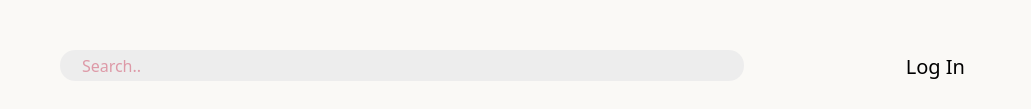
    <widget class="QWidget" name="searchcontainer" native="true">
     <property name="geometry">
      <rect>
       <x>250</x>
       <y>0</y>
       <width>1031</width>
       <height>109</height>
      </rect>
     </property>
     <property name="styleSheet">
      <string notr="true">background-color: #FAF9F6;</string>
     </property>
     <widget class="QLineEdit" name="searchbox">
      <property name="geometry">
       <rect>
        <x>60</x>
        <y>50</y>
        <width>684</width>
        <height>31</height>
       </rect>
      </property>
      <property name="styleSheet">
       <string notr="true">				border-radius: 15px;
                background-color: #EDEDED;
                color: #CD4662;
                font-family: Suwannaphum;
                font-size: 16px;
                font-style: normal;
                font-weight: 400;
                line-height: normal;
				padding-left: 20px;
</string>
      </property>
      <property name="placeholderText">
       <string>Search..</string>
      </property>
     </widget>
     <widget class="QPushButton" name="loginsignoutbutton">
      <property name="geometry">
       <rect>
        <x>900</x>
        <y>50</y>
        <width>71</width>
        <height>31</height>
       </rect>
      </property>
      <property name="cursor">
       <cursorShape>PointingHandCursor</cursorShape>
      </property>
      <property name="styleSheet">
       <string notr="true">color: #000;
                text-align: center;
                font-family: Suwannaphum;
                font-size: 20px;
                font-style: normal;
                font-weight: 400;
                line-height: normal;
                border: none;
				text-align: center;</string>
      </property>
      <property name="text">
       <string>Log In</string>
      </property>
     </widget>
     <widget class="QPushButton" name="cartbutton">
      <property name="geometry">
       <rect>
        <x>770</x>
        <y>50</y>
        <width>34</width>
        <height>31</height>
       </rect>
      </property>
      <property name="cursor">
       <cursorShape>PointingHandCursor</cursorShape>
      </property>
      <property name="styleSheet">
       <string notr="true">image: url(:/pic/realimages/cartpic.png);
border: none;</string>
      </property>
      <property name="text">
       <string/>
      </property>
      <property name="iconSize">
       <size>
        <width>34</width>
        <height>31</height>
       </size>
      </property>
     </widget>
     <widget class="QPushButton" name="profilebutton">
      <property name="geometry">
       <rect>
        <x>840</x>
        <y>50</y>
        <width>31</width>
        <height>31</height>
       </rect>
      </property>
      <property name="cursor">
       <cursorShape>PointingHandCursor</cursorShape>
      </property>
      <property name="styleSheet">
       <string notr="true">image: url(:/pic/realimages/profilepic.png);
border: none;</string>
      </property>
      <property name="text">
       <string/>
      </property>
      <property name="iconSize">
       <size>
        <width>31</width>
        <height>31</height>
       </size>
      </property>
     </widget>
    </widget>
